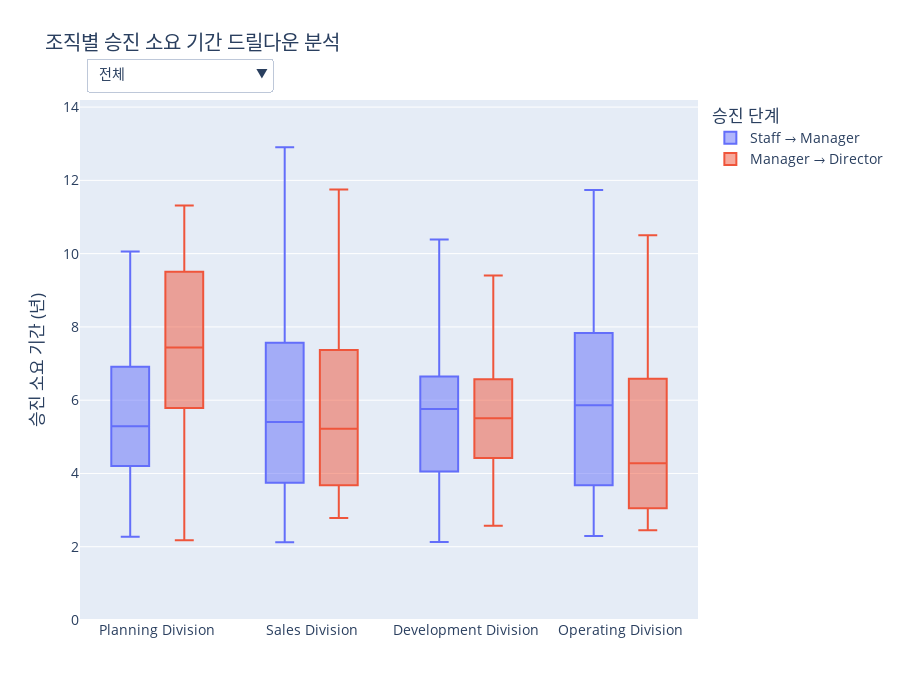

The notebook cell this image was saved under:
### Code cell
import pandas as pd
import numpy as np
import plotly.graph_objects as go
import plotly.io as pio

# --- 1. 데이터 임포트 ---
# 테이블 모듈에서 데이터프레임 및 헬퍼 데이터 임포트
from services.tables.HR_Core.position_info_table import position_info_df
from services.tables.HR_Core.position_table import position_df
from services.tables.HR_Core.department_info_table import department_info_df
from services.tables.HR_Core.department_table import (
    dept_level_map, parent_map_dept, dept_name_map,
    division_order, office_order
)
# 헬퍼 함수 임포트
from services.helpers.utils import find_parents

def create_figure():
    """
    제안 1: Division/Office별 성장 속도 비교 그래프를 생성합니다.
    """
    # --- 2. 데이터 준비 및 가공 ---
    pos_info = position_info_df.copy()
    pos_info = pd.merge(pos_info, position_df[['POSITION_ID', 'POSITION_NAME']].drop_duplicates(), on='POSITION_ID')
    position_start_dates = pos_info.groupby(['EMP_ID', 'POSITION_NAME'])['GRADE_START_DATE'].min().unstack()
    if 'Staff' in position_start_dates.columns and 'Manager' in position_start_dates.columns:
        position_start_dates['TIME_TO_MANAGER'] = (position_start_dates['Manager'] - position_start_dates['Staff']).dt.days / 365.25
    if 'Manager' in position_start_dates.columns and 'Director' in position_start_dates.columns:
        position_start_dates['TIME_TO_DIRECTOR'] = (position_start_dates['Director'] - position_start_dates['Manager']).dt.days / 365.25
    promo_speed_df = position_start_dates.reset_index()

    # Division 및 Office 정보 추가
    first_dept = department_info_df.sort_values('DEP_APP_START_DATE').groupby('EMP_ID').first().reset_index()
    parent_info = first_dept['DEP_ID'].apply(lambda x: find_parents(x, dept_level_map, parent_map_dept, dept_name_map))
    first_dept = pd.concat([first_dept, parent_info], axis=1)
    first_dept['OFFICE_NAME'] = first_dept['OFFICE_NAME'].fillna('(Division 직속)')
    analysis_df = pd.merge(promo_speed_df, first_dept[['EMP_ID', 'DIVISION_NAME', 'OFFICE_NAME']], on='EMP_ID', how='left')
    analysis_df = analysis_df.dropna(subset=['DIVISION_NAME', 'OFFICE_NAME'])

    # x축 순서 지정
    analysis_df['DIVISION_NAME'] = pd.Categorical(analysis_df['DIVISION_NAME'], categories=division_order, ordered=True)
    analysis_df['OFFICE_NAME'] = pd.Categorical(analysis_df['OFFICE_NAME'], categories=office_order, ordered=True)
    analysis_df = analysis_df.sort_values(['DIVISION_NAME', 'OFFICE_NAME'])

    # y축 범위 미리 계산
    y_max = pd.concat([analysis_df['TIME_TO_MANAGER'], analysis_df['TIME_TO_DIRECTOR']]).max()
    fixed_y_range = [0, y_max * 1.1]

    # --- 3. Plotly 인터랙티브 그래프 생성 ---
    fig = go.Figure()

    # Division 레벨 트레이스
    fig.add_trace(go.Box(y=analysis_df['TIME_TO_MANAGER'], x=analysis_df['DIVISION_NAME'], name='Staff → Manager'))
    fig.add_trace(go.Box(y=analysis_df['TIME_TO_DIRECTOR'], x=analysis_df['DIVISION_NAME'], name='Manager → Director'))

    # Office 레벨 트레이스
    for div_name in division_order:
        office_df = analysis_df[analysis_df['DIVISION_NAME'] == div_name]
        fig.add_trace(go.Box(y=office_df['TIME_TO_MANAGER'], x=office_df['OFFICE_NAME'], name='Staff → Manager', visible=False))
        fig.add_trace(go.Box(y=office_df['TIME_TO_DIRECTOR'], x=office_df['OFFICE_NAME'], name='Manager → Director', visible=False))

    # --- 4. 드롭다운 메뉴 생성 및 레이아웃 업데이트 ---
    buttons = []
    buttons.append(dict(label='전체', method='update',
                        args=[{'visible': [True, True] + [False] * (len(division_order) * 2)},
                              {'title': '전체 Division별 승진 소요 기간 비교',
                               'xaxis': {'title': 'Division', 'categoryorder': 'array', 'categoryarray': division_order}}]))
    for i, div_name in enumerate(division_order):
        visibility_mask = [False] * (2 + len(division_order) * 2)
        start_index = 2 + (i * 2)
        visibility_mask[start_index] = True; visibility_mask[start_index + 1] = True
        offices_in_div = [o for o in office_order if o in analysis_df[analysis_df['DIVISION_NAME'] == div_name]['OFFICE_NAME'].unique()]
        buttons.append(dict(label=f'{div_name}', method='update',
                            args=[{'visible': visibility_mask},
                                  {'title': f'{div_name} 내 Office별 승진 소요 기간 비교',
                                   'xaxis': {'title': 'Office', 'categoryorder': 'array', 'categoryarray': offices_in_div}}]))

    fig.update_layout(
        updatemenus=[dict(active=0, buttons=buttons, direction="down", pad={"r": 10, "t": 10},
                          showactive=True, x=0.01, xanchor="left", y=1.1, yanchor="top")],
        title_text='조직별 승진 소요 기간 드릴다운 분석',
        yaxis_title='승진 소요 기간 (년)',
        font_size=14, height=700,
        boxmode='group',
        legend_title_text='승진 단계',
        yaxis_range=fixed_y_range
    )
    
    return fig


pio.renderers.default = 'vscode'
fig = create_figure()
fig.show()

### Figure 1 — Plotly figure (JSON) as saved in the notebook; plotly's stock layout.template omitted (floating-point values rounded to 4 significant figures; data arrays with more than 128 entries replaced by an {"elided": "..."} marker saying what was removed)
{"data": [{"name": "Staff → Manager", "type": "box", "x": {"elided": "971 str values"}, "y": {"elided": "971 float values"}}, {"name": "Manager → Director", "type": "box", "x": {"elided": "971 str values"}, "y": {"elided": "971 float values"}}, {"name": "Staff → Manager", "type": "box", "visible": false, "x": {"elided": "220 str values"}, "y": {"elided": "220 float values"}}, {"name": "Manager → Director", "type": "box", "visible": false, "x": {"elided": "220 str values"}, "y": {"elided": "220 float values"}}, {"name": "Staff → Manager", "type": "box", "visible": false, "x": {"elided": "271 str values"}, "y": {"elided": "271 float values"}}, {"name": "Manager → Director", "type": "box", "visible": false, "x": {"elided": "271 str values"}, "y": {"elided": "271 float values"}}, {"name": "Staff → Manager", "type": "box", "visible": false, "x": {"elided": "229 str values"}, "y": {"elided": "229 float values"}}, {"name": "Manager → Director", "type": "box", "visible": false, "x": {"elided": "229 str values"}, "y": {"elided": "229 float values"}}, {"name": "Staff → Manager", "type": "box", "visible": false, "x": {"elided": "251 str values"}, "y": {"elided": "251 float values"}}, {"name": "Manager → Director", "type": "box", "visible": false, "x": {"elided": "251 str values"}, "y": {"elided": "251 float values"}}], "layout": {"boxmode": "group", "font": {"size": 14}, "height": 700, "legend": {"title": {"text": "승진 단계"}}, "title": {"text": "조직별 승진 소요 기간 드릴다운 분석"}, "updatemenus": [{"active": 0, "buttons": [{"args": [{"visible": [true, true, false, false, false, false, false, false, false, false]}, {"title": "전체 Division별 승진 소요 기간 비교", "xaxis": {"categoryarray": ["Planning Division", "Sales Division", "Development Division", "Operating Division"], "categoryorder": "array", "title": "Division"}}], "label": "전체", "method": "update"}, {"args": [{"visible": [false, false, true, true, false, false, false, false, false, false]}, {"title": "Planning Division 내 Office별 승진 소요 기간 비교", "xaxis": {"categoryarray": ["Strategy Office", "Finance Office", "Planning Division (직속)"], "categoryorder": "array", "title": "Office"}}], "label": "Planning Division", "method": "update"}, {"args": [{"visible": [false, false, false, false, true, true, false, false, false, false]}, {"title": "Sales Division 내 Office별 승진 소요 기간 비교", "xaxis": {"categoryarray": ["Marketing Office", "Domestic Sales Office", "Global Sales Office", "Sales Division (직속)"], "categoryorder": "array", "title": "Office"}}], "label": "Sales Division", "method": "update"}, {"args": [{"visible": [false, false, false, false, false, false, true, true, false, false]}, {"title": "Development Division 내 Office별 승진 소요 기간 비교", "xaxis": {"categoryarray": ["R&D Office", "QA Office", "Development Division (직속)"], "categoryorder": "array", "title": "Office"}}], "label": "Development Division", "method": "update"}, {"args": [{"visible": [false, false, false, false, false, false, false, false, true, true]}, {"title": "Operating Division 내 Office별 승진 소요 기간 비교", "xaxis": {"categoryarray": ["Engineering Office", "Production Office", "Operating Division (직속)"], "categoryorder": "array", "title": "Office"}}], "label": "Operating Division", "method": "update"}], "direction": "down", "pad": {"r": 10, "t": 10}, "showactive": true, "x": 0.01, "xanchor": "left", "y": 1.1, "yanchor": "top"}], "yaxis": {"range": [0, 14.19], "title": {"text": "승진 소요 기간 (년)"}}}}
